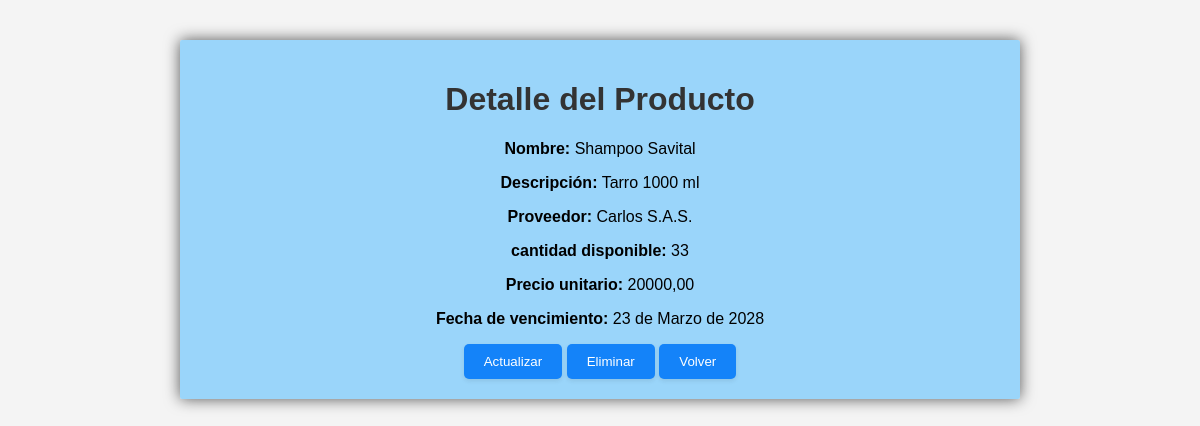
The app's page /productos/2/, older data.
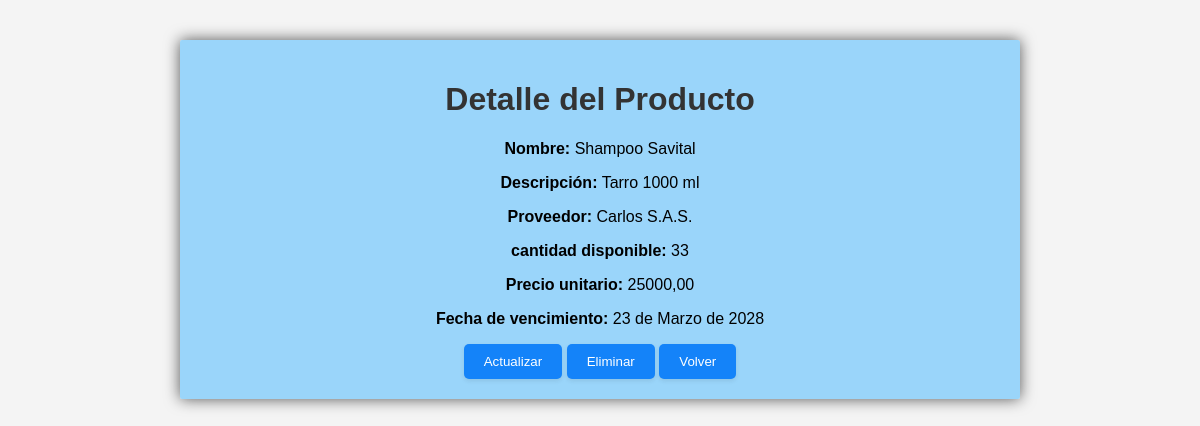
The same page, newer data.
### sgi_app/models.py (models this page shows, shortened)
class Producto(models.Model):
    nombre = models.CharField(max_length=100)
    descripcion = models.TextField()
    proveedor = models.ForeignKey(Proveedor, on_delete=models.CASCADE)
    cantidad_disponible = models.PositiveIntegerField(default=0)
    precio_unitario = models.DecimalField(max_digits=10, decimal_places=2)
    fecha_vencimiento = models.DateField()

class Proveedor(models.Model):
    nombre = models.CharField(max_length=100)
    direccion = models.CharField(max_length=200)
    telefono = models.CharField(max_length=15)
    def __str__(self):
        return self.nombre

### sgi_app/views.py (the view)
# urls.py: path('productos/<int:pk>/', detalle_producto, name='detalle_producto'),
def detalle_producto(request, pk):
    producto = get_object_or_404(Producto, pk=pk)
    return render(request, 'detalle_producto.html', {'producto': producto})

### sgi_app/templates/detalle_producto.html (shortened to what this page needs)
{% load static %}
<!DOCTYPE html>
<html lang="es">
<head>
    <link rel="stylesheet" type="text/css" href="{% static 'sgi_app/styles.css' %}">
</head>
<body>
    <div class="container">
        <h1>Detalle del Producto</h1>
        <p><strong>Nombre:</strong> {{ producto.nombre }}</p>
        <p><strong>Descripción:</strong> {{ producto.descripcion }}</p>
        <p><strong>Proveedor:</strong> {{ producto.proveedor }}</p>
        <p><strong>cantidad disponible:</strong> {{ producto.cantidad_disponible }}</p>
        <p><strong>Precio unitario:</strong> {{ producto.precio_unitario }}</p>
        <p><strong>Fecha de vencimiento:</strong> {{ producto.fecha_vencimiento }}</p>
        <a href="{% url 'actualizar_producto' pk=producto.pk %}"><button>Actualizar</button></a>
        <a href="{% url 'eliminar_producto' pk=producto.pk %}"><button>Eliminar</button></a>
        <a href="{% url 'lista_productos' %}"><button>Volver</button></a>
    </div>
</body>
</html>

Row changes from the older to the newer data that the page shows:
changed Producto "Shampoo Savital": precio_unitario "20000,00" → "25000,00"
